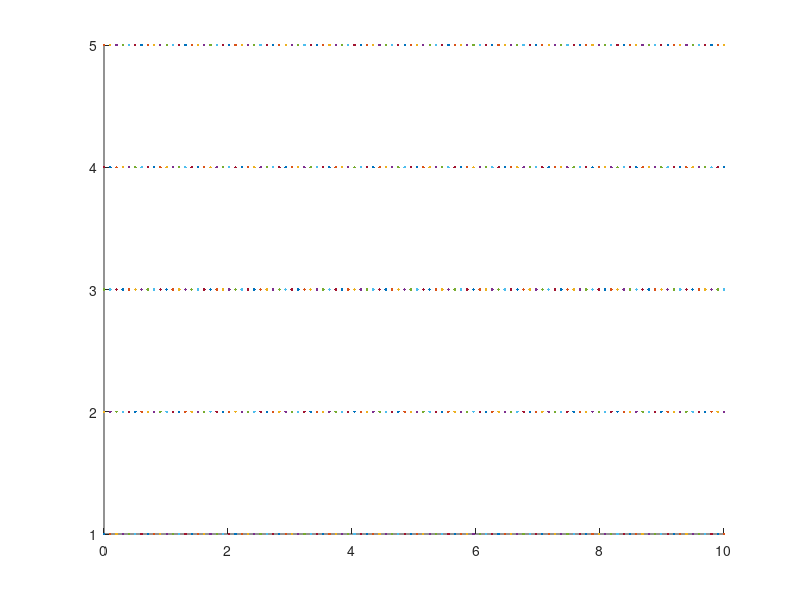

Reproduce this figure in MATLAB.
%%  funcion potencial
V_inf = 1;
alfa = 0;

stream =@(V_inf,x,y)V_inf * (sind(alfa)+cosd(alfa));

x = linspace(0,10);
y = linspace(0,10);
clf

for i=1:5
    V_inf = i;
    hold on
    plot(x,stream(V_inf,x,y),'.')
end

hold off